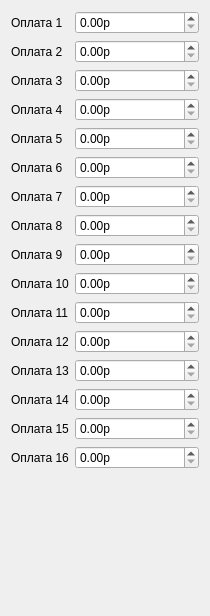
                     <widget class="QWidget" name="scrollAreaWidgetContents_3">
                      <property name="geometry">
                       <rect>
                        <x>0</x>
                        <y>0</y>
                        <width>210</width>
                        <height>616</height>
                       </rect>
                      </property>
                      <layout class="QHBoxLayout" name="horizontalLayout_36">
                       <item>
                        <layout class="QFormLayout" name="formLayout_12">
                         <item row="0" column="0">
                          <widget class="QLabel" name="label_63">
                           <property name="text">
                            <string>Оплата 1</string>
                           </property>
                          </widget>
                         </item>
                         <item row="0" column="1">
                          <widget class="QDoubleSpinBox" name="commandsRegistrationOperationV2Money1DoubleSpinBox">
                           <property name="suffix">
                            <string>р</string>
                           </property>
                           <property name="maximum">
                            <double>99999999.000000000000000</double>
                           </property>
                          </widget>
                         </item>
                         <item row="1" column="0">
                          <widget class="QLabel" name="label_64">
                           <property name="text">
                            <string>Оплата 2</string>
                           </property>
                          </widget>
                         </item>
                         <item row="1" column="1">
                          <widget class="QDoubleSpinBox" name="commandsRegistrationOperationV2Money2DoubleSpinBox">
                           <property name="suffix">
                            <string>р</string>
                           </property>
                           <property name="maximum">
                            <double>99999999.000000000000000</double>
                           </property>
                          </widget>
                         </item>
                         <item row="2" column="0">
                          <widget class="QLabel" name="label_65">
                           <property name="text">
                            <string>Оплата 3</string>
                           </property>
                          </widget>
                         </item>
                         <item row="2" column="1">
                          <widget class="QDoubleSpinBox" name="commandsRegistrationOperationV2Money3DoubleSpinBox">
                           <property name="suffix">
                            <string>р</string>
                           </property>
                           <property name="maximum">
                            <double>99999999.000000000000000</double>
                           </property>
                          </widget>
                         </item>
                         <item row="3" column="0">
                          <widget class="QLabel" name="label_66">
                           <property name="text">
                            <string>Оплата 4</string>
                           </property>
                          </widget>
                         </item>
                         <item row="3" column="1">
                          <widget class="QDoubleSpinBox" name="commandsRegistrationOperationV2Money4DoubleSpinBox">
                           <property name="suffix">
                            <string>р</string>
                           </property>
                           <property name="maximum">
                            <double>99999999.000000000000000</double>
                           </property>
                          </widget>
                         </item>
                         <item row="4" column="0">
                          <widget class="QLabel" name="label_67">
                           <property name="text">
                            <string>Оплата 5</string>
                           </property>
                          </widget>
                         </item>
                         <item row="4" column="1">
                          <widget class="QDoubleSpinBox" name="commandsRegistrationOperationV2Money5DoubleSpinBox">
                           <property name="suffix">
                            <string>р</string>
                           </property>
                           <property name="maximum">
                            <double>99999999.000000000000000</double>
                           </property>
                          </widget>
                         </item>
                         <item row="5" column="0">
                          <widget class="QLabel" name="label_70">
                           <property name="text">
                            <string>Оплата 6</string>
                           </property>
                          </widget>
                         </item>
                         <item row="5" column="1">
                          <widget class="QDoubleSpinBox" name="commandsRegistrationOperationV2Money6DoubleSpinBox">
                           <property name="suffix">
                            <string>р</string>
                           </property>
                           <property name="maximum">
                            <double>99999999.000000000000000</double>
                           </property>
                          </widget>
                         </item>
                         <item row="6" column="0">
                          <widget class="QLabel" name="label_68">
                           <property name="text">
                            <string>Оплата 7</string>
                           </property>
                          </widget>
                         </item>
                         <item row="6" column="1">
                          <widget class="QDoubleSpinBox" name="commandsRegistrationOperationV2Money7DoubleSpinBox">
                           <property name="suffix">
                            <string>р</string>
                           </property>
                           <property name="maximum">
                            <double>99999999.000000000000000</double>
                           </property>
                          </widget>
                         </item>
                         <item row="7" column="0">
                          <widget class="QLabel" name="label_69">
                           <property name="text">
                            <string>Оплата 8</string>
                           </property>
                          </widget>
                         </item>
                         <item row="7" column="1">
                          <widget class="QDoubleSpinBox" name="commandsRegistrationOperationV2Money8DoubleSpinBox">
                           <property name="suffix">
                            <string>р</string>
                           </property>
                           <property name="maximum">
                            <double>99999999.000000000000000</double>
                           </property>
                          </widget>
                         </item>
                         <item row="8" column="0">
                          <widget class="QLabel" name="label_71">
                           <property name="text">
                            <string>Оплата 9</string>
                           </property>
                          </widget>
                         </item>
                         <item row="8" column="1">
                          <widget class="QDoubleSpinBox" name="commandsRegistrationOperationV2Money11DoubleSpinBox">
                           <property name="suffix">
                            <string>р</string>
                           </property>
                           <property name="maximum">
                            <double>99999999.000000000000000</double>
                           </property>
                          </widget>
                         </item>
                         <item row="9" column="0">
                          <widget class="QLabel" name="label_72">
                           <property name="text">
                            <string>Оплата 10</string>
                           </property>
                          </widget>
                         </item>
                         <item row="9" column="1">
                          <widget class="QDoubleSpinBox" name="commandsRegistrationOperationV2Money12DoubleSpinBox">
                           <property name="suffix">
                            <string>р</string>
                           </property>
                           <property name="maximum">
                            <double>99999999.000000000000000</double>
                           </property>
                          </widget>
                         </item>
                         <item row="10" column="0">
                          <widget class="QLabel" name="label_73">
                           <property name="text">
                            <string>Оплата 11</string>
                           </property>
                          </widget>
                         </item>
                         <item row="10" column="1">
                          <widget class="QDoubleSpinBox" name="commandsRegistrationOperationV2Money13DoubleSpinBox">
                           <property name="suffix">
                            <string>р</string>
                           </property>
                           <property name="maximum">
                            <double>99999999.000000000000000</double>
                           </property>
                          </widget>
                         </item>
                         <item row="11" column="0">
                          <widget class="QLabel" name="label_74">
                           <property name="text">
                            <string>Оплата 12</string>
                           </property>
                          </widget>
                         </item>
                         <item row="11" column="1">
                          <widget class="QDoubleSpinBox" name="commandsRegistrationOperationV2Money14DoubleSpinBox">
                           <property name="suffix">
                            <string>р</string>
                           </property>
                           <property name="maximum">
                            <double>99999999.000000000000000</double>
                           </property>
                          </widget>
                         </item>
                         <item row="12" column="0">
                          <widget class="QLabel" name="label_75">
                           <property name="text">
                            <string>Оплата 13</string>
                           </property>
                          </widget>
                         </item>
                         <item row="12" column="1">
                          <widget class="QDoubleSpinBox" name="commandsRegistrationOperationV2Money15DoubleSpinBox">
                           <property name="suffix">
                            <string>р</string>
                           </property>
                           <property name="maximum">
                            <double>99999999.000000000000000</double>
                           </property>
                          </widget>
                         </item>
                         <item row="13" column="0">
                          <widget class="QLabel" name="label_76">
                           <property name="text">
                            <string>Оплата 14</string>
                           </property>
                          </widget>
                         </item>
                         <item row="13" column="1">
                          <widget class="QDoubleSpinBox" name="commandsRegistrationOperationV2Money16DoubleSpinBox">
                           <property name="suffix">
                            <string>р</string>
                           </property>
                           <property name="maximum">
                            <double>99999999.000000000000000</double>
                           </property>
                          </widget>
                         </item>
                         <item row="14" column="0">
                          <widget class="QLabel" name="label_77">
                           <property name="text">
                            <string>Оплата 15</string>
                           </property>
                          </widget>
                         </item>
                         <item row="14" column="1">
                          <widget class="QDoubleSpinBox" name="commandsRegistrationOperationV2Money9DoubleSpinBox">
                           <property name="suffix">
                            <string>р</string>
                           </property>
                           <property name="maximum">
                            <double>99999999.000000000000000</double>
                           </property>
                          </widget>
                         </item>
                         <item row="15" column="0">
                          <widget class="QLabel" name="label_78">
                           <property name="text">
                            <string>Оплата 16</string>
                           </property>
                          </widget>
                         </item>
                         <item row="15" column="1">
                          <widget class="QDoubleSpinBox" name="commandsRegistrationOperationV2Money10DoubleSpinBox">
                           <property name="suffix">
                            <string>р</string>
                           </property>
                           <property name="maximum">
                            <double>99999999.000000000000000</double>
                           </property>
                          </widget>
                         </item>
                        </layout>
                       </item>
                      </layout>
                     </widget>
